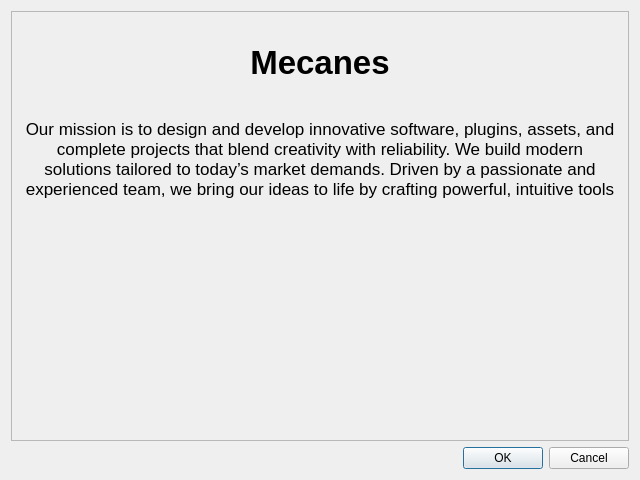
<?xml version="1.0" encoding="UTF-8"?>
<ui version="4.0">
 <class>AboutUs</class>
 <widget class="QDialog" name="AboutUs">
  <property name="geometry">
   <rect>
    <x>0</x>
    <y>0</y>
    <width>640</width>
    <height>480</height>
   </rect>
  </property>
  <property name="minimumSize">
   <size>
    <width>640</width>
    <height>480</height>
   </size>
  </property>
  <property name="maximumSize">
   <size>
    <width>640</width>
    <height>480</height>
   </size>
  </property>
  <property name="windowTitle">
   <string>About us</string>
  </property>
  <layout class="QVBoxLayout" name="verticalLayout">
   <item>
    <widget class="QScrollArea" name="scrollArea">
     <property name="sizePolicy">
      <sizepolicy hsizetype="Preferred" vsizetype="Preferred">
       <horstretch>0</horstretch>
       <verstretch>0</verstretch>
      </sizepolicy>
     </property>
     <property name="styleSheet">
      <string notr="true">QPushButton{
	border: none;
	background-repeat: no-repeat;
}</string>
     </property>
     <property name="widgetResizable">
      <bool>true</bool>
     </property>
     <widget class="QWidget" name="scrollAreaWidgetContents">
      <property name="geometry">
       <rect>
        <x>0</x>
        <y>0</y>
        <width>620</width>
        <height>340</height>
       </rect>
      </property>
      <property name="sizePolicy">
       <sizepolicy hsizetype="Preferred" vsizetype="Maximum">
        <horstretch>0</horstretch>
        <verstretch>0</verstretch>
       </sizepolicy>
      </property>
      <property name="styleSheet">
       <string notr="true"/>
      </property>
      <layout class="QVBoxLayout" name="verticalLayout_2">
       <item>
        <widget class="QLabel" name="label_title">
         <property name="sizePolicy">
          <sizepolicy hsizetype="Preferred" vsizetype="Maximum">
           <horstretch>0</horstretch>
           <verstretch>0</verstretch>
          </sizepolicy>
         </property>
         <property name="minimumSize">
          <size>
           <width>0</width>
           <height>44</height>
          </size>
         </property>
         <property name="maximumSize">
          <size>
           <width>16777215</width>
           <height>50</height>
          </size>
         </property>
         <property name="font">
          <font>
           <pointsize>25</pointsize>
           <bold>true</bold>
          </font>
         </property>
         <property name="text">
          <string>Mecanes</string>
         </property>
         <property name="alignment">
          <set>Qt::AlignmentFlag::AlignCenter</set>
         </property>
        </widget>
       </item>
       <item>
        <widget class="QLabel" name="label_title_2">
         <property name="sizePolicy">
          <sizepolicy hsizetype="Preferred" vsizetype="Maximum">
           <horstretch>0</horstretch>
           <verstretch>0</verstretch>
          </sizepolicy>
         </property>
         <property name="font">
          <font>
           <pointsize>13</pointsize>
          </font>
         </property>
         <property name="text">
          <string>Our mission is to design and develop innovative software, plugins, assets, and complete projects that blend creativity with reliability. We build modern solutions tailored to today’s market demands. Driven by a passionate and experienced team, we bring our ideas to life by crafting powerful, intuitive tools that empower creators to succeed.</string>
         </property>
         <property name="alignment">
          <set>Qt::AlignmentFlag::AlignHCenter|Qt::AlignmentFlag::AlignTop</set>
         </property>
         <property name="wordWrap">
          <bool>true</bool>
         </property>
        </widget>
       </item>
       <item>
        <layout class="QHBoxLayout" name="horizontalLayout">
         <item>
          <widget class="QPushButton" name="pushButton_unrealEngine">
           <property name="sizePolicy">
            <sizepolicy hsizetype="Minimum" vsizetype="Maximum">
             <horstretch>0</horstretch>
             <verstretch>0</verstretch>
            </sizepolicy>
           </property>
           <property name="minimumSize">
            <size>
             <width>150</width>
             <height>150</height>
            </size>
           </property>
           <property name="maximumSize">
            <size>
             <width>160</width>
             <height>160</height>
            </size>
           </property>
           <property name="cursor">
            <cursorShape>PointingHandCursor</cursorShape>
           </property>
           <property name="autoFillBackground">
            <bool>false</bool>
           </property>
           <property name="styleSheet">
            <string notr="true">background-image: url(:/resources/images/reseaux/unrealEngine.png);</string>
           </property>
           <property name="text">
            <string/>
           </property>
          </widget>
         </item>
         <item>
          <widget class="QPushButton" name="pushButton_discord">
           <property name="sizePolicy">
            <sizepolicy hsizetype="Minimum" vsizetype="Maximum">
             <horstretch>0</horstretch>
             <verstretch>0</verstretch>
            </sizepolicy>
           </property>
           <property name="minimumSize">
            <size>
             <width>150</width>
             <height>150</height>
            </size>
           </property>
           <property name="maximumSize">
            <size>
             <width>160</width>
             <height>160</height>
            </size>
           </property>
           <property name="cursor">
            <cursorShape>PointingHandCursor</cursorShape>
           </property>
           <property name="autoFillBackground">
            <bool>false</bool>
           </property>
           <property name="styleSheet">
            <string notr="true">background-image: url(:/resources/images/reseaux/discord.png);</string>
           </property>
           <property name="text">
            <string/>
           </property>
          </widget>
         </item>
        </layout>
       </item>
      </layout>
     </widget>
    </widget>
   </item>
   <item>
    <widget class="QDialogButtonBox" name="buttonBox">
     <property name="orientation">
      <enum>Qt::Orientation::Horizontal</enum>
     </property>
     <property name="standardButtons">
      <set>QDialogButtonBox::StandardButton::Cancel|QDialogButtonBox::StandardButton::Ok</set>
     </property>
    </widget>
   </item>
  </layout>
 </widget>
 <resources/>
 <connections>
  <connection>
   <sender>buttonBox</sender>
   <signal>accepted()</signal>
   <receiver>AboutUs</receiver>
   <slot>accept()</slot>
   <hints>
    <hint type="sourcelabel">
     <x>248</x>
     <y>254</y>
    </hint>
    <hint type="destinationlabel">
     <x>157</x>
     <y>274</y>
    </hint>
   </hints>
  </connection>
  <connection>
   <sender>buttonBox</sender>
   <signal>rejected()</signal>
   <receiver>AboutUs</receiver>
   <slot>reject()</slot>
   <hints>
    <hint type="sourcelabel">
     <x>316</x>
     <y>260</y>
    </hint>
    <hint type="destinationlabel">
     <x>286</x>
     <y>274</y>
    </hint>
   </hints>
  </connection>
 </connections>
</ui>
